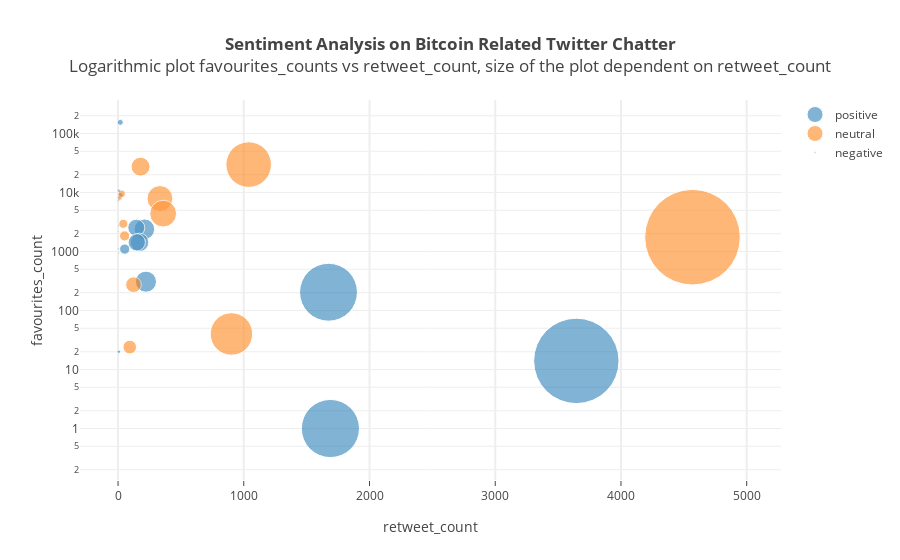

The code cell stored with this chart in its notebook:
### Code cell
#Scatter plot
#import plotly.offline as off

colors = ['blue', 'orange', 'green']

opt = []
opts = []
for i in range(0, len(colors)):
    opt = dict(
        target = df['tweet_sentiment'][[i]].unique(), value = dict(marker = dict(color = colors[i]))
    )
    opts.append(opt)

print(opts)

data = [dict(
  type = 'scatter',
  mode = 'markers',
  x = df['retweet_count'],
  y = df['favourites_count'],
  text = df['status_texts'],
  hoverinfo = 'text',
  opacity = 0.8,
  marker = dict(
      size = df['retweet_count'],
      sizemode = 'area',
  ),
  transforms = [
      dict(
        type = 'groupby',
        groups = df['tweet_sentiment'],
        styles = opts
    )]
)]

layout = dict(
    title = '<b>Sentiment Analysis on Bitcoin Related Twitter Chatter</b><br>Logarithmic plot favourites_counts vs retweet_count, size of the plot dependent on retweet_count',
    yaxis = dict(
        title='favourites_count',
        type = 'log'
    ),
    xaxis= dict(
        title= 'retweet_count',
        ticklen= 5,
        zeroline= False,
        gridwidth= 2,
    ),
)


iplot({'data': data, 'layout': layout}, validate=False)

### Figure 1 — Plotly figure (JSON) as saved in the notebook; plotly's stock layout.template omitted (floating-point values rounded to 4 significant figures)
{"data": [{"hoverinfo": "text", "marker": {"size": [3645, 42, 0, 0, 1, 210, 0, 0, 0, 222, 0, 0, 145, 0, 0, 93, 333, 1689, 0, 0, 0, 0, 0, 0, 0, 2, 902, 1039, 1, 4569, 0, 0, 53, 0, 0, 52, 0, 0, 359, 0, 2, 1, 0, 0, 171, 2, 6, 0, 0, 0, 13, 0, 2, 1, 0, 149, 0, 123, 29, 0, 2, 0, 0, 3, 0, 0, 0, 0, 0, 0, 0, 0, 0, 0, 1, 0, 0, 0, 0, 1674, 179, 0, 0, 17, 0, 7, 0, 0, 0, 0, 7, 18], "sizemode": "area"}, "mode": "markers", "opacity": 0.8, "text": ["RT @KoniosOfficial: AIRDROP IS LIVE\nGet your free KON Token now: https://t.co/cQNhnrYkS9     \n#aidrop #ico #cryptocurrency #Crypto #TokenSa…", "RT @Fisher85M: The #Blockchain Ecosystem {Infographic}\n[@evankirstel] MT\n#fintech #banking #cryptocurrency @Fisher85M #bitcoin #XRP #FinSer…", "Only a dramatic and rapid capitulation will finally bring money in front the sidelines and new investors into crypt… https://t.co/JxcyZpqee4", "\" \" RAP \" \" \" \" MUSIC \" \"\n(((((PICK ONE)))))))))))))))]", "RT @CryptoKirby: 🚀ALERT🚀\n\nToday's #Bitcoin Strategy UPDATE:\nhttps://t.co/I3sr8deus6\n\n🚀\n$btc $ltc $eth $neo $xrp $omg $qtum $lsk $ada $dash…", "RT @THUGCOIN: GREAT NEWS! There is a NEW #Airdrop for our ACTIVE TRADERS!\n\nTrade #THUG on ForkDelta &amp; receive 2,5K #THUG for FREE!\n\nJust fo…", "Playing Online Bingo Games If you are bored and wanting to add some excitement to your life, then you should play o… https://t.co/Wv6E6VNqcM", "The 4 Best Craps Books The game of craps is often considered to be intimidating by players who are not familiar wit… https://t.co/TkWMzGMi6j", "Strongest starting hands in Texas Hold’em Poker Although strong Ace hands that aren’t AK can be worth playing some… https://t.co/PgXKHOITu8", "RT @datareum: Our Telegram community is growing fast! Tune in to have a chance to ask questions to founders. https://t.co/gyx3WM6KH6\n#bitco…", "Earn bitcoin on a daily basis!\n\n1. Follow @slidecoin \n2. Complete instructions in pinned tweet", "New #bitcoin block 0000000000000000000ad6ab36b62ceeb5d60a68214e97f2f8eb9c3b7d1cc0dd mined at height 516681.", "RT @vernamofficial: 🚀 Discover 8 good reasons why you should contribute to the Vernam project and JOIN the insurance revolution called #Ver…", "@BMO banning cryptocurrency purchases is a bad business decision. You are scared and it shows. This only makes me want bitcoin more.", "@Excellion https://t.co/Eko71242bp. More than 60 babies DIED because of gov CORRUPTION. THEY are REAL... There are… https://t.co/8QeQniLwDQ", "RT @LandM_Marius: Zoom out and see the big picture. Every hour we are getting closer and closer. One day it’s going to pop just like this a…", "RT @datareum: We are published on: https://t.co/jlsTlQSzXs \n#bitcoin #tokens #BTC #EOS #Airdrops #freetoken #Coins #ICO #BountyProgram #bou…", "RT @BIGMONEYMIKE6: TRADE #PENNYTOCKS ?\n\nGET READY FOR AN INSTANT CULT CLASSIC !!!!\n\nHATERS WILL BECOME BELIEVERS......\n\nWANNA TURN UR $5,00…", "@soulofthemachne Bitcoin or bust", "I drew some trend lines for Bitcoin on the daily chart. See more of what I have to say:  https://t.co/R81VvTfZl6 https://t.co/zpiTDnC46d", "Earn bitcoins for clicking ads https://t.co/WHU0iefHKt #bitcoin via @BTCClicks", "@kimsokheang1 Hello how are you doing? Have you heard about Bitcoin Mining?", "For the next days things can go fast with a maximum low a little bellow 6000  and a rebound above 8K . #btc $btc… https://t.co/nmZcqgdpvx", "fuck Bitcoin id rather invest in street cred", "hahaha...leadership at Ethereum have no clue how destructive this will be to them.  They literally don't know what… https://t.co/8cEmk5HsR6", "RT @HybridBetting: We have a growing rate on #ICOBench . That's amazing!! Check it https://t.co/6GMiK6bSjN #ICO #bitcoin #BTC #ethereum #et…", "RT @OpenPlatformICO: The Blockchain Future of Software Applications https://t.co/XmHR3fxfSP #OPEN #OPENPlatform #Blockchain #Bitcoin #crypto", "RT @twittysuch: Person: -silence-\nMe: Do y'all take PayPal?\nPerson: No.\nMe: What about bitcoin?\nPerson: We can take--\nMe: You're committing…", "RT @namdhtm: HTMLcoin Is The Next Bitcoin Thats Will Rise Soon By Mid Summer 2018. Crypto Financial News. https://t.co/19CaU39ck8", "RT @GymRewards: ONLY 5 DAYS LEFT for CURRENT BONUS!!! https://t.co/HDvhoZrz2J Come join ICO of the healthiest #ICO of 2018 via /r/GYMReward…", "Copy successful traders automatically with Bitcoin! 💰💰\n\nI copy \"Dividend667\". Do you?\n\n➡️ https://t.co/cm1Rjm1lf6… https://t.co/Ll56kV1Fga", "@vergamcurrency @vergoncurrency @vergecurrency Now i literally don't care about hack, i got my money back and even… https://t.co/rlfyWx9gpG", "RT @mir_btc: The first #bitcoin hat is unforgettable https://t.co/MgTQeDy1oJ", "Bitcoin Mules Flood China as OTC Cryptocurrency Trading Flourishes https://t.co/kAXk7s81pc https://t.co/APFpkFhdjz #cryptocurrency", "#Cryptocurrency: The current #Bitcoin #Pizza value! https://t.co/0DvwElGVjc", "RT @ValaAfshar: Born after 2003:\n\nFacebook\nTwitter \niPhone📱\niPad\nAndroid\nYouTube\nAWS\nApple App Store\nUber\nAirbnb\nBlockchain\nInstagram\nSnapc…", "Copy successful traders automatically with Bitcoin! 💰💰\n\nI copy \"Dividend667\". Do you?\n\n➡️ https://t.co/cm1Rjm1lf6… https://t.co/2HjP2Ykwg4", "News Live: Bitcoin slides below $7,000 on global trade war fears https://t.co/eZJDgOqsp3", "RT @lopp: If you approach Bitcoin as if it's just a:\n* currency\n* company\n* database\n* democracy\n* developer platform\n* science experiment…", "Long/Short Bitcoin moves with up to 100x Leverage at Bitmex! 💰🎉\n\nGet a 10% Fee Discount:\n\n▶️… https://t.co/UQcqkgo32d", "RT @BitSharesReview: Why it is so important to HODL in crypto\n #HODL #crypto #blockchain https://t.co/5K70UdbQqI https://t.co/n9L9Z2Cfxz", "RT @CollinCrypto: BREAKING: Cofounder of Korean $Crypto exchange Coinnest arrested for fraud and embezzlement. #bitcoin #ethereum https://t…", "The Game Isn't Over Yet For Bitcoin, Ethereum, Ripple, And Litecoin https://t.co/bc5Nt9z2qH", "WHAT YOU NEED TO KNOW – BITCOIN – FAKE ADS – SCAMMER ALERT - Shark Tank judges Steve Baxter and Janine Allis target… https://t.co/xXzvgcawmI", "RT @NamiTrade: South Korea’s Capital Is Planning to Launch Its Own Cryptocurrency. Bitcoin Foundation cofounder: Crypto isn’t in a bubble —…", "RT @ElixiumCrypto: Register Now &amp; go Long📈 or Short📉 on #Tech #Stocks!\n\n1 - 100x Leverage ✅\n\n▶️ https://t.co/ls0bX6Bj2u ◀️\n\nUse #Bitcoin to…", "RT @ButtCoin: this picture cracks me up because the crowd clearly would rather be beaten with truncheons than have to be near bitcoin enthu…", "@lopp #Bitcoin is like the Pet Rocks, Beanie Babies.  The value is an illusion and dissipates over time.", "#Cryptos are a big thing in Korea... \n#cryptocurrency #cryptomarket #cryptotrading #cryptoinvesting… https://t.co/hxttkWvVFo", "@thebitcoingroup @YouTube Bitcoin and binary option has made so many people rich because of a good and trusted acco… https://t.co/Ytc5VWfcUc", "RT @XVGWhaleReal: It's getting close to that time, throwback gif/video to when #Verge was below 200 #satoshi.\nChart looking similar now, $X…", "Copy successful traders automatically with Bitcoin! 💰💰\n\nI copy \"Dividend667\". Do you?\n\n➡️ https://t.co/eoWBlichSy… https://t.co/VUvIX73yT8", "RT @CNBCJou: #Crypto: As #bitcoin sits at key tech levels, we spoke to @Bancor co-founder @galiabenartzi abt the future: she is looking fwd…", "BREAKING: Cofounder of Korean $Crypto exchange Coinnest arrested for fraud and embezzlement. #bitcoin #ethereum https://t.co/XlZrLgomQS", "Copy successful traders automatically with Bitcoin! 💰💰\n\nI copy \"Dividend667\". Do you?\n\n➡️ https://t.co/39P5qXu8Xs… https://t.co/jUOAZnE1KA", "RT @MoBeetel_co: I just published “In Germany, Bitcoin Is Now Legal Tender” https://t.co/MjnTHAFQ4P", "Secretive Chinese Bitcoin Mining Company just announced a new specialized chip...: China… https://t.co/i5GL6pq74b", "RT @giveawaysBTC: Daily .05BTC &amp; Trezor hardware wallet giveaway.\n\nFollow, retweet, and like to enter. \nWinner publicly announced \n\n#bitcoi…", "RT @yoshitaka_kitao: Schwartz and Thomas on ILP, XRP and Discovering Bitcoin on StumbleUpon | Ripple https://t.co/10Y55G4H9P", "SPECIAL DISCOUNT PRICING: $0.99! Regularly priced: $3.99 $5.99. Ge https://t.co/raxmlYEiET #Cybersecurity #Bitcoin https://t.co/ldC0R0VU0e", "RT @btshares01: #Huobi Pro Launches BitShares (BTS) on April 2 14:30 (GMT +8)!\n\nThis is a big move for $bts! Happy Easter #BitShares commun…", "SPECIAL DISCOUNT PRICING: $0.99! Regularly priced: $3.99 $5.99. Ge https://t.co/hDgxBi3AQd #Cybersecurity #Bitcoin https://t.co/JDnDlhPp0r", "The ABA Cybersecurity Handbook: A Resource for Attorneys, Law Firm https://t.co/rhktlyhuTy #Cybersecurity #Bitcoin https://t.co/mVHduAMO0f", "RT @CryptoKirby: 🚀ALERT🚀\n\nLIVE Streaming\n#Bitcoin Price Predictions NOW! &gt;\n\nhttps://t.co/I3sr8deus6\n\n🚀\n$btc $ltc $eth $neo $xrp $omg $qtum…", "The ABA Cybersecurity Handbook: A Resource for Attorneys, Law Firm https://t.co/P2mHV3byPI #Cybersecurity #Bitcoin https://t.co/Om17OXOtUF", "Copy successful traders automatically with Bitcoin! 💰💰\n\nI copy \"Dividend667\". Do you?\n\n➡️ https://t.co/KbXLVMnKUP… https://t.co/4drUQEcOje", "The Definitive Guide to File System Analysis: Key Concepts and Han https://t.co/wHpCNpCFra #Cybersecurity #Bitcoin https://t.co/nDtD6vwXK8", "The Definitive Guide to File System Analysis: Key Concepts and Han https://t.co/OBmyiU1KZd #Cybersecurity #Bitcoin https://t.co/GjSRgTwABD", "Updated, Expanded, and released to print on 10/5/14! Complete deta https://t.co/71PusxTHf9 #Cybersecurity #Bitcoin https://t.co/9WV0fsLpdJ", "Join our pump group for fast bitcoin\n\nhttps://t.co/kT2nUmgwCn\n\n$MCO $LSK $RDN $BQX $DLT $GXS $KNC $EOS $CMT $WTC… https://t.co/3AIePwd5tT", "Updated, Expanded, and released to print on 10/5/14! Complete deta https://t.co/zYM2MtCJpa #Cybersecurity #Bitcoin https://t.co/yGoijWdqMp", "The Internet, as well as other telecommunication networks and info https://t.co/WgznIDtIOu #Cybersecurity #Bitcoin https://t.co/elJ6QNwLqY", "The Internet, as well as other telecommunication networks and info https://t.co/eB2X2e1ev8 #Cybersecurity #Bitcoin https://t.co/5wZ4hiyJam", "Top 5 Webhosting Companies That Accept Bitcoin Today https://t.co/lnr8o4rDEr", "RT @t_ruggeri: In my NANNY reboot Mr. Sheffield loses his fortune after investing in a flop sequel to CATS, so Fran has to work for Niles a…", "If you are seeing bitcoin price predictions for $3k - $40k, both are probably correct. It's simply a matter of adju… https://t.co/AjkyRV33dS", "@Blackqt19 So basically you make more money bc your altcoins value went up. So you will get that much more money in… https://t.co/ReLs3TPUbQ", "@junefifteen #buidl is an #ETHEREUM community play on the bitcoin phrase #HODL \n\n#hodl is in reference to holding y… https://t.co/bxrY8uLAVd", "C³, Germany’s Largest Crypto Conference https://t.co/0e74V61ARK \n#newsoftheweek #Bitcoin #blockchain #crypto… https://t.co/IBnOAbkDS6", "RT @bethereumteam: We're one of the best rated #blockchain projects on all #ICO listing websites! 🌟\nTrackICO rating: 5/5\nICOholder rating:…", "RT @Ripple: .@joelkatz and @justmoon had a fireside chat at #slushtokyo18 last week to talk $XRP, #ILP, the #internetofvalue and how they b…", "Copy successful traders automatically with Bitcoin! 💰💰\n\nI copy \"Dividend667\". Do you?\n\n➡️ https://t.co/p9FbOOJWX1… https://t.co/3R8lgGntqj", "Check out how much the Bitcoin Pizza is worth now https://t.co/t88lBxmHEF", "RT @cryptocanucks: Enter now for your chance to win a #free Ledger Nano S! Like, Retweet &amp; Follow @cryptocanucks to enter! Winner announced…", "Bitcoin mega sale. What's happening?", "RT @james_totten111: Hey guys! I'm starting a fundraiser to support research on flat earth and top in space. Let me know if you are interes…", "Love chart updates that mean absoeffinglutely nothing while Bitcoin falls. Umm duh all Alts including $ltc which is… https://t.co/F5nvQmbDxl", "@WSJ @carlquintanilla @RayDalio @lloydblankfein @CliffordAsness @davidfaber @jimcramer @CryptoHustle @paulvigna… https://t.co/Gq664xz4gX", "@Changelly_team Even though Bitcoin 's remittance has been completed, Lisk will not be remitted. Sending to your wa… https://t.co/dLjsVIeAD6", "Long/Short Bitcoin volatility with up to 100x Leverage at BitMEX!\n\n10% Fee Discount below! 🤑😍\n\n▶️… https://t.co/SxtboaIIW7", "RT @terrymbarnes: Banks controlling what you can and can't do with your own #money. #bitcoin #Blockchain #btc #bch #trx #neo \nhttps://t.co/…", "RT @ETDEUMPURITAS: Remember bitcoin lol good times"], "transforms": [{"groups": ["positive", "neutral", "negative", "neutral", "neutral", "positive", "negative", "positive", "positive", "positive", "positive", "positive", "positive", "negative", "positive", "neutral", "neutral", "positive", "neutral", "positive", "neutral", "neutral", "positive", "negative", "negative", "positive", "neutral", "neutral", "neutral", "neutral", "positive", "neutral", "positive", "neutral", "neutral", "neutral", "positive", "positive", "neutral", "negative", "positive", "neutral", "negative", "negative", "positive", "negative", "positive", "neutral", "neutral", "positive", "neutral", "positive", "neutral", "neutral", "positive", "positive", "positive", "neutral", "neutral", "positive", "positive", "positive", "negative", "positive", "negative", "positive", "neutral", "neutral", "positive", "positive", "positive", "negative", "negative", "positive", "negative", "neutral", "positive", "neutral", "neutral", "positive", "neutral", "positive", "positive", "positive", "neutral", "positive", "negative", "neutral", "neutral", "negative", "positive", "positive"], "styles": [{"target": ["positive"], "value": {"marker": {"color": "blue"}}}, {"target": ["neutral"], "value": {"marker": {"color": "orange"}}}, {"target": ["negative"], "value": {"marker": {"color": "green"}}}], "type": "groupby"}], "type": "scatter", "x": [3645, 42, 0, 0, 1, 210, 0, 0, 0, 222, 0, 0, 145, 0, 0, 93, 333, 1689, 0, 0, 0, 0, 0, 0, 0, 2, 902, 1039, 1, 4569, 0, 0, 53, 0, 0, 52, 0, 0, 359, 0, 2, 1, 0, 0, 171, 2, 6, 0, 0, 0, 13, 0, 2, 1, 0, 149, 0, 123, 29, 0, 2, 0, 0, 3, 0, 0, 0, 0, 0, 0, 0, 0, 0, 0, 1, 0, 0, 0, 0, 1674, 179, 0, 0, 17, 0, 7, 0, 0, 0, 0, 7, 18], "y": [14, 2945, 3499, 21275, 284, 2387, 4710, 4710, 4710, 308, 11, 0, 2529, 8662, 69, 24, 7913, 1, 1528, 5148, 1, 0, 31, 148289, 23, 1107, 40, 29709, 9353, 1749, 0, 0, 1100, 23, 67, 1834, 0, 111, 4386, 0, 2795, 1295, 1463, 1159, 1429, 944, 20, 17095, 86, 1, 8110, 0, 2170, 4793, 0, 1429, 20, 274, 9533, 69295, 2795, 67853, 69295, 7418, 67853, 0, 69295, 67853, 69295, 0, 67853, 69295, 67853, 448, 31932, 18022, 4487, 5967, 9434, 204, 27422, 0, 33, 8871, 2298, 10680, 448, 10818, 219, 0, 0, 154485]}], "layout": {"title": "<b>Sentiment Analysis on Bitcoin Related Twitter Chatter</b><br>Logarithmic plot favourites_counts vs retweet_count, size of the plot dependent on retweet_count", "xaxis": {"gridwidth": 2, "ticklen": 5, "title": "retweet_count", "zeroline": false}, "yaxis": {"title": "favourites_count", "type": "log"}}}
